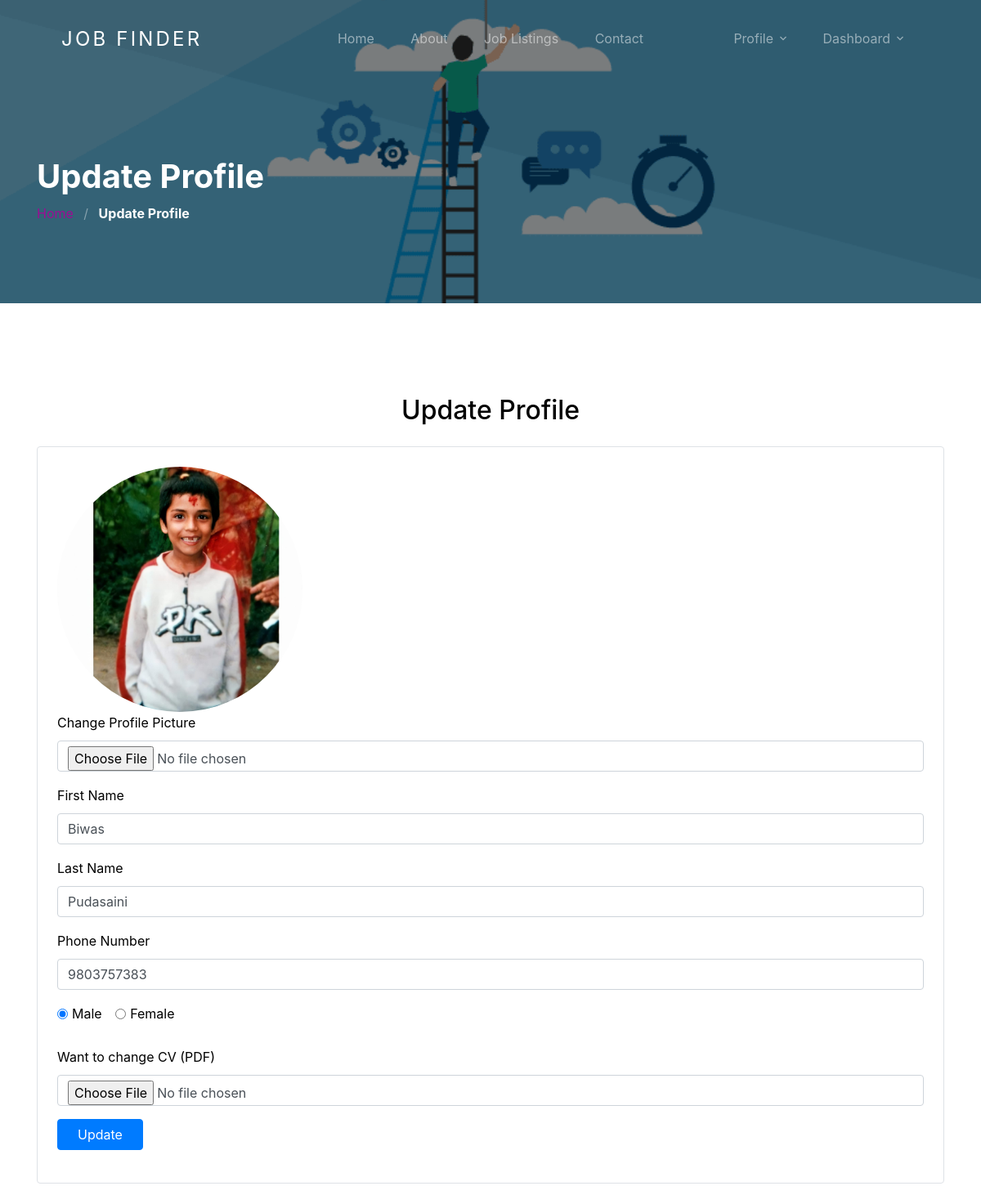
/profile/edit/2/ (signed in, upper part), run on an earlier commit of the app's database.
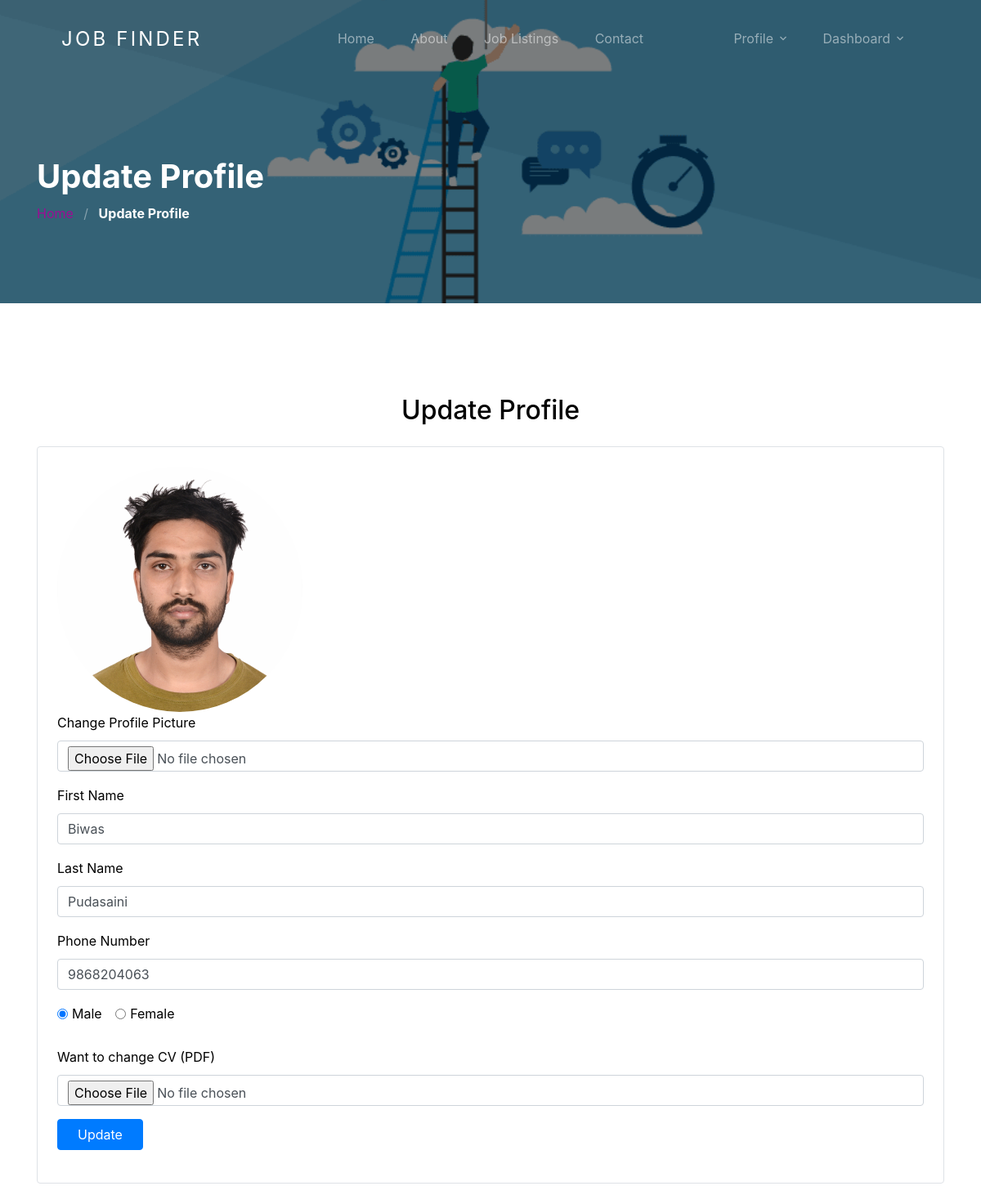
And on a later commit of the database.
### account/models.py (models this page shows, shortened)
class User(AbstractUser):
    username = None
    email = models.EmailField(unique=True, blank=False,
                              error_messages={
                                  'unique': "A user with that email already exists.",
                              })
    role = models.CharField(choices=ROLE,  max_length=10)
    gender = models.CharField(choices=JOB_TYPE, max_length=1)
    phone_number = models.CharField(max_length=10, null=True, blank=True)  # Store phone number as a string
    pdf_document = models.FileField(upload_to='pdf_documents/')
    photo=models.ImageField(upload_to='images',null=True, blank=True, default='images/default_image.png')
    USERNAME_FIELD = "email"
    REQUIRED_FIELDS = []
    objects = CustomUserManager()

### jobapp/permission.py (the view)
    def wrap(request, *args, **kwargs):
        if request.user.role == 'employee':
            return function(request, *args, **kwargs)
        else:
            raise PermissionDenied

### account/views.py (called while the page is built)
@login_required(login_url=reverse_lazy('account:login'))
@user_is_employee
def employee_edit_profile(request, id):
    user = get_object_or_404(User, id=id)
    if request.method == 'POST':
        form = EmployeeProfileEditForm(request.POST, request.FILES, instance=user)
        if form.is_valid():
            form.save()
            messages.success(request, 'Your Profile Was Successfully Updated!')
            return redirect(reverse("account:edit-profile", kwargs={'id': user.id}))
    else:
        form = EmployeeProfileEditForm(instance=user)
    context = {
        'form': form
    }
    return render(request, 'account/employee-edit-profile.html', context)

### jobapp/permission.py (called while the page is built)
def user_is_employee(function):
    def wrap(request, *args, **kwargs):
        if request.user.role == 'employee':
            return function(request, *args, **kwargs)
        else:
            raise PermissionDenied
    return wrap

### template/account/employee-edit-profile.html (shortened to what this page needs)
{% extends 'base.html' %}
{% load static %}
{% block content %}
<section class="section-hero overlay inner-page bg-image"
  style="background-image: url('{% static 'images/bgrr.jpg' %}');" id="home-section">
  <div class="container">
    <div class="row">
      <div class="col-md-12">
        <h1 class="text-white font-weight-bold">Update Profile</h1>
        <div class="custom-breadcrumbs">
          <a href="{% url 'jobapp:home' %}">Home</a> <span class="mx-2 slash">/</span>
          <span class="text-white"><strong>Update Profile</strong></span>
        </div>
      </div>
    </div>
  </div>
</section>
<section class="site-section">
  <div class="container">
    <div class="row">
      <div class="col-lg-12 mb-5">
        <h2 class="mb-4 text-center">Update Profile</h2>
        <form method="POST" enctype="multipart/form-data" class="p-4 border rounded">
          <span class="text-primary d-block mb-6">
            <img src="{{ form.instance.photo.url }}" alt="Profile Picture" style="border-radius: 50%;" width="300" height="300">
        </span>
          {% for field in form %}
          {% if field.name == 'gender' %}
          <div class="row form-group mb-4">
            <div class="col-md-12 mb-3 mb-md-0">
              <div class="form-check form-check-inline">
                <input class="form-check-input" type="radio" name="gender" id="male gender" value="M"
                  {% if field.value == 'M' %} checked {% endif %}>
                <label class="form-check-label" for="male">Male</label>
              </div>
              <div class="form-check form-check-inline">
                <input class="form-check-input" type="radio" name="gender" id="female" value="F"
                  {% if field.value == 'F' %} checked {% endif %}>
                <label class="form-check-label" for="female">Female</label>
              </div>
            </div>
          </div>
          {% else %}
          <div class="row form-group">
            <div class="col-md-12 mb-3 mb-md-0">
              <label class="text-black" for="id_{{ field.name }}">{{ field.label }}</label>
              <input type="{{ field.field.widget.input_type }}" class="form-control" name="{{ field.name }}"
                id="id_{{ field.name }}" value="{{ field.value }}"
                placeholder="{{ field.field.widget.attrs.placeholder }}">
            </div>
          </div>
          {% endif %}
          {% endfor %}
          <div class="row form-group">
            <div class="col-md-12">
              <input type="submit" value="Update" class="btn px-4 btn-primary text-white">
            </div>
          </div>
        </form>
      </div>
    </div>
  </div>
</section>
{% endblock %}

What changed in the data, as far as the page shows it:
changed User "Biwas": instance.photo: a different picture; phone_number "9803757383" → "9868204063"
